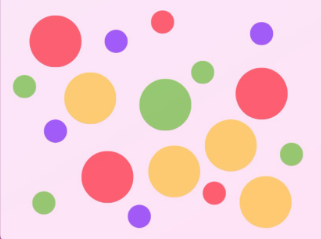
#> input picture M5 term1 OpenCV/beforeMidterm(CV)/image.png, 321 x 239 px
$ python class4.py
#> lines starting #> are read from the running program, lines starting #| are printed output that depends on the picture; after the words box and inside, x2 and y2 are one past the last pixel; in counts of white or black regions, pixels touching at a corner belong together
import numpy as np
import cv2

image = cv2.imread('image.png')
#> image is the input picture: shape (239, 321, 3); mean B, G, R 213.1, 208.3, 245.2
result = image.copy()
image = cv2.cvtColor(image, cv2.COLOR_BGR2HSV)
#> image: shape (239, 321, 3); mean H, S, V 136.4, 56.4, 249.4
lower = np.array([0,50,50])
upper = np.array([10,255,255])
mask = cv2.inRange(image, lower, upper)
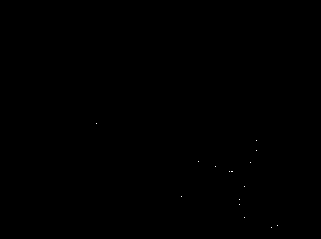
#> mask: shape (239, 321); 0.02% white in thin lines or dots, all inside (x1, y1, x2, y2) = (96, 123, 278, 228)
blurred = cv2.GaussianBlur(mask,(5,5),0)
result = cv2.bitwise_and(result, result, mask=mask)

cv2.imshow('mask',mask)
cv2.waitKey()
